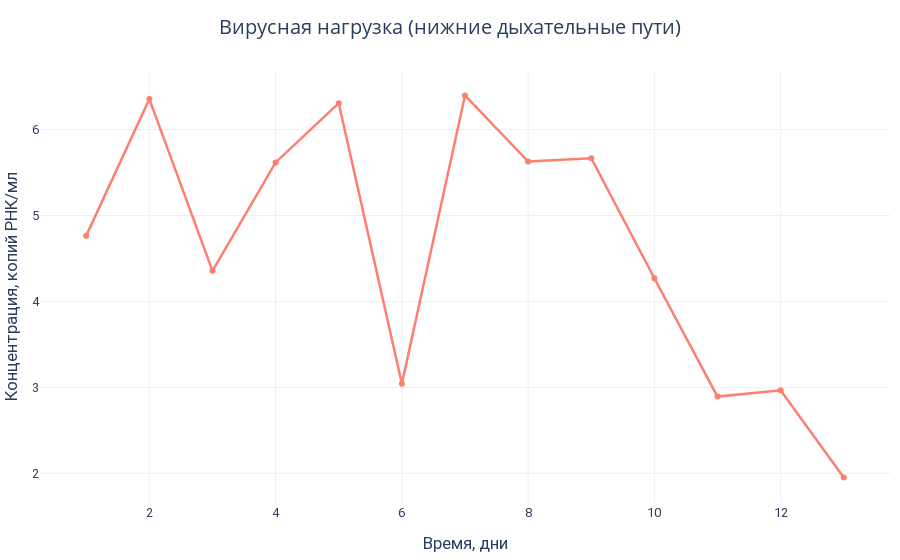

The cell this chart's notebook holds for it:
### Code cell
exp_data_dict = {
    r'C:\SARS-CoV-2\immunology.pages.sirius-web.org\web-platform_immunology\Data\Viral load\Viral_load_lower_resp_tr_Kim_ES_2020_J_Korean_Med_Sci.txt':'Вирусная нагрузка (нижние дыхательные пути)'}

pm.plot_maker(exp_data_dict, title='Вирусная нагрузка (нижние дыхательные пути)', x_axis_title="Время", y_axis_title="Концентрация", x_units="дни", y_units="копий РНК/мл", html_name='DP00009_viral_load_lower_resp_tr')

### Figure 1 — Plotly figure (JSON) as saved in the notebook; plotly's stock layout.template omitted (floating-point values rounded to 4 significant figures)
{"data": [{"hovertemplate": "<b>Время, дни:</b> %{x} <br><b>Концентрация, копий РНК/мл:</b> %{y}<extra></extra>", "line": {"color": "#fd7f6f", "width": 2.5}, "mode": "markers+lines", "name": "Вирусная нагрузка (нижние дыхательные пути)", "type": "scatter", "x": [1, 2, 3, 4, 5, 6, 7, 8, 9, 10, 11, 12, 13], "y": [4.766, 6.355, 4.356, 5.618, 6.308, 3.042, 6.398, 5.628, 5.667, 4.27, 2.893, 2.967, 1.95]}], "layout": {"hoverlabel": {"bgcolor": "white", "font": {"size": 14}}, "hovermode": "closest", "legend": {"orientation": "h", "x": 0, "xanchor": "left", "y": 1, "yanchor": "bottom"}, "margin": {"b": 10, "l": 10, "r": 10, "t": 70}, "title": {"font": {"size": 20}, "text": "Вирусная нагрузка (нижние дыхательные пути)", "x": 0.5, "y": 0.965}, "xaxis": {"showspikes": true, "tickangle": 0, "tickfont": {"family": "Roboto", "size": 13}, "title": {"font": {"family": "Roboto", "size": 17}, "standoff": 18, "text": "Время, дни"}}, "yaxis": {"showspikes": true, "tickangle": 0, "tickfont": {"family": "Roboto", "size": 13}, "title": {"font": {"family": "Roboto", "size": 17}, "standoff": 10, "text": "Концентрация, копий РНК/мл"}}}}
